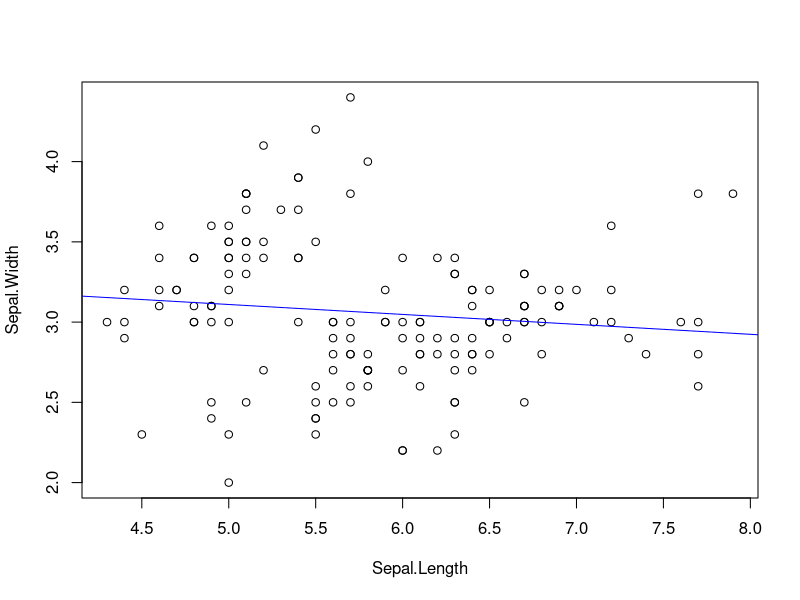
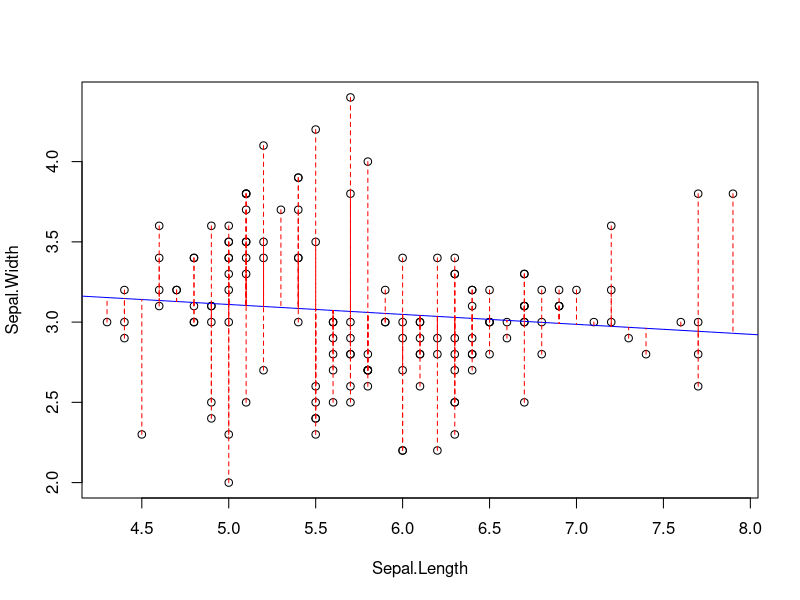
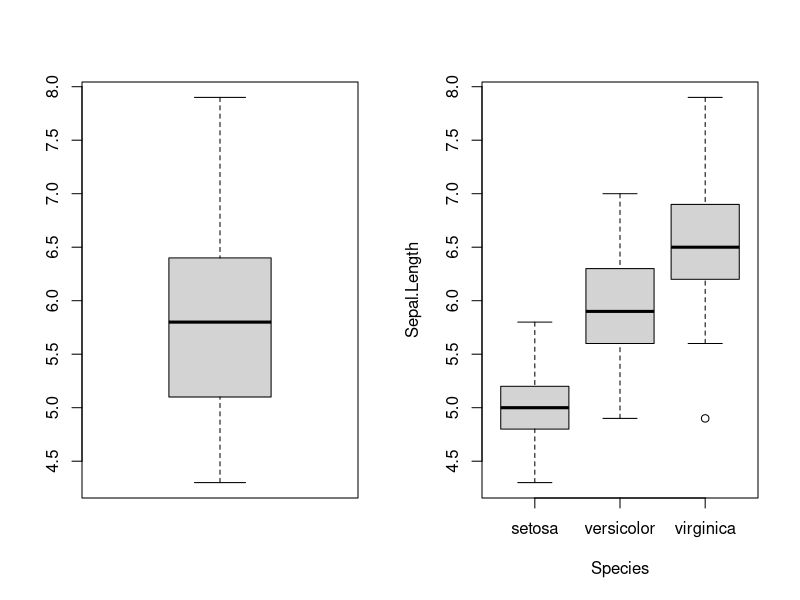
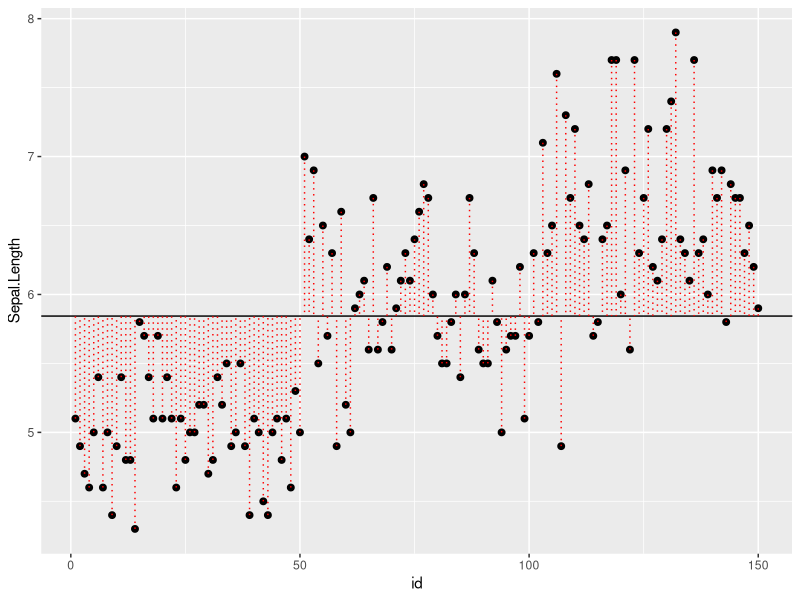
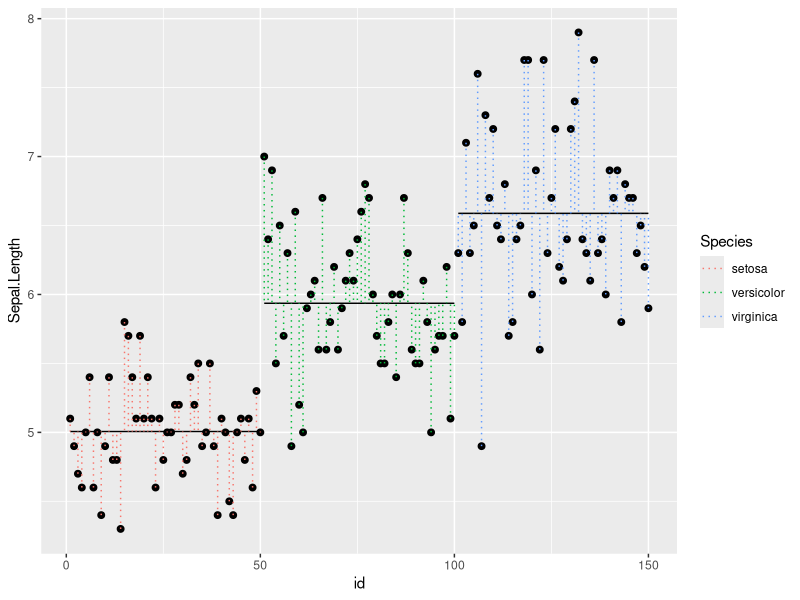
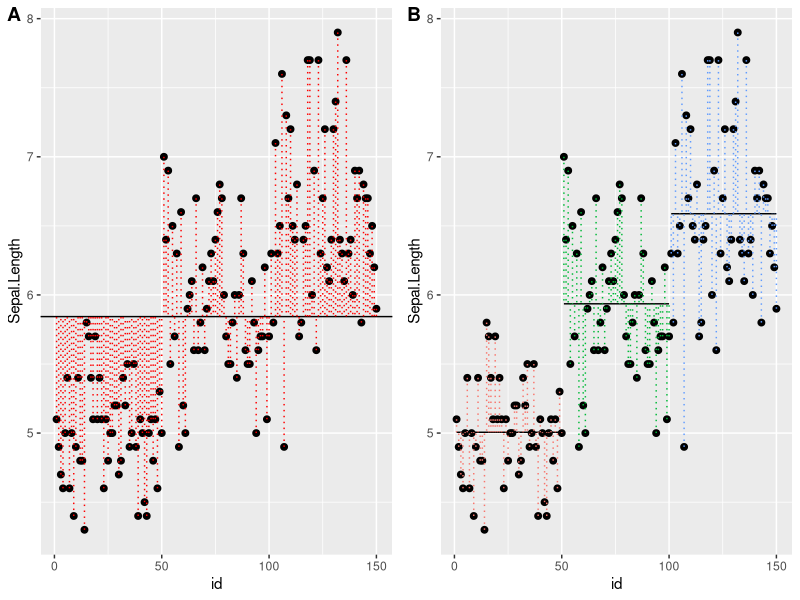
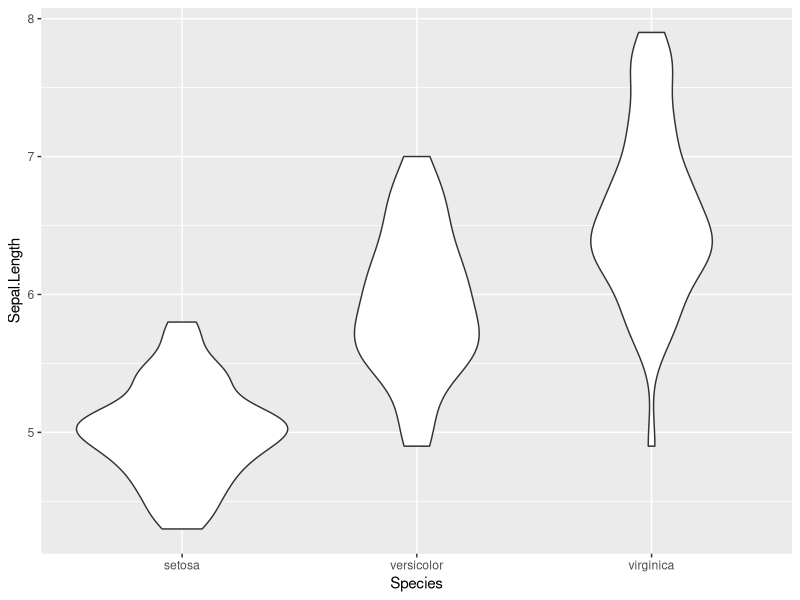
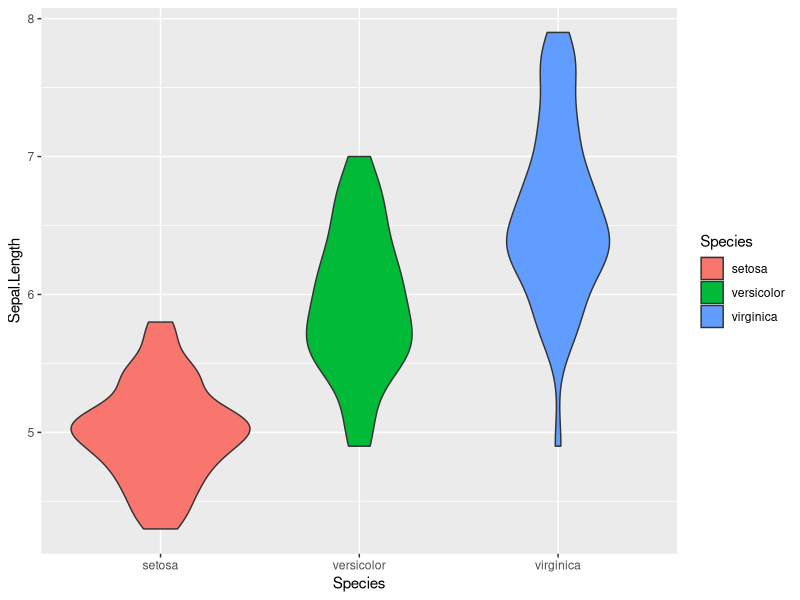

Write R code to recreate these figures, in order.
## ---- chunk 1
with(iris, plot(Sepal.Width ~ Sepal.Length))
lm.fit <- with(iris, lm(Sepal.Width ~ Sepal.Length))
abline(lm.fit, col="blue")
## ---- chunk 2
lm.fit 
summary(lm.fit)
## ---- chunk 3
x <- iris$Sepal.Length
y <- iris$Sepal.Width
yhat <- predict(lm.fit)

with(iris, plot(Sepal.Width ~ Sepal.Length))
with(iris, abline(lm.fit, col="blue"))
for(i in 1:length(x))  lines(x[c(i,i)],c(y[i], yhat[i]), col="red", lty=2)
## ---- chunk 4
par(mfrow=c(1,2))
with(iris, boxplot(Sepal.Length))
with(iris, plot(Sepal.Length ~ Species))
## ---- chunk 5
#| warning: false
require(dplyr)
require(magrittr)
require(ggplot2)

dat <- cbind(iris, id = 1:length(iris$Species))
yhat <- mean(iris$Sepal.Length)  # grand mean of Sepal Length

p <- dat %>% ggplot(aes( x = id, y = Sepal.Length, group=Species)) 

q <- p + geom_point( size=2) + 
  geom_hline( aes(yintercept = mean(iris$Sepal.Length)) ) + 
  geom_segment( data=dat, aes( x = id, y = Sepal.Length, xend = id, yend = yhat), color="red", lty = 3)

q  
## ---- chunk 6
spmeans  <- dat %>% group_by(Species) %>% 
        summarise(
          sl = mean(Sepal.Length),
          n = length(Sepal.Length),
          minid = min(id),
          maxid = max(id)
        )

spmeans
## ---- chunk 7
dat <- merge(dat, spmeans)
head(dat)
dat[45:55,]
tail(dat)
## ---- chunk 8
r <- p + geom_point( size=2) + 
  geom_segment( data=spmeans, aes(x=minid, y = sl, xend=maxid, yend=sl, group=Species )) + 
  geom_segment( data=dat, aes( x = id, y = Sepal.Length, xend = id, yend = sl, color=Species), lty = 3) 

r  
## ---- chunk 9
require(cowplot)
plot_grid(
  q, 
  r + theme(legend.position="none"), 
  labels="AUTO")
## ---- chunk 10
lm.fit <- with(iris, lm(Sepal.Length ~ Species))
summary(lm.fit)
## ---- chunk 11
anova(lm.fit)
## ---- chunk 12
lm.fit <- with(iris, lm(Sepal.Width ~ Sepal.Length + Species))
summary(lm.fit)
## ---- chunk 13
library(ggplot2)
library(magrittr)

p <- iris %>% ggplot(aes(x=Species, y=Sepal.Length))
p + geom_violin()
## ---- chunk 14
p <- iris %>% ggplot(aes(x=Species, y=Sepal.Length, fill=Species))
p + geom_violin()
## ---- chunk 15
p + 
  geom_violin() +
  geom_point()
